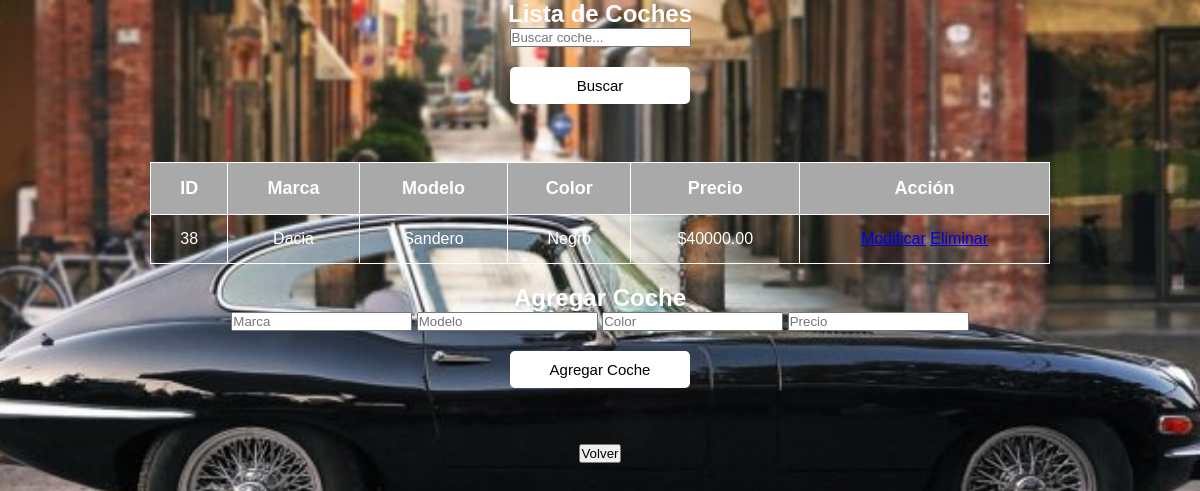
The page /admin_coches.php?buscar=Dacia (signed in) on the database its author committed.
### tables this page shows
CREATE TABLE `coches` (
  `id_coche` int(10) unsigned NOT NULL AUTO_INCREMENT,
  `modelo` varchar(50) NOT NULL,
  `marca` varchar(50) NOT NULL,
  `color` varchar(30) NOT NULL,
  `precio` decimal(10,2) NOT NULL,
  `alquilado` tinyint(1) NOT NULL DEFAULT '0',
  `foto` varchar(100) NOT NULL,
  `id_vendedor` int(11) NOT NULL,
  PRIMARY KEY (`id_coche`)
);

### admin_coches.php (the view, shortened to what this page needs)
<?php
include 'db.php';
?>
<!DOCTYPE html>
<html lang="es">
<head>
    <link rel="stylesheet" type="text/css" href="estilo.css">
</head>
<body>
    <h2>Lista de Coches</h2>
    <form method="GET">
        <input type="text" name="buscar" placeholder="Buscar coche...">
        <button type="submit">Buscar</button>
    </form><br>
    <?php
    $where = "";
    if (isset($_GET['buscar']) && !empty($_GET['buscar'])) {
        $busqueda = htmlspecialchars($_GET['buscar']);
        $where = "WHERE marca LIKE '%$busqueda%' OR modelo LIKE '%$busqueda%' OR color LIKE '%$busqueda%'";
    }
    $sql = "SELECT id_coche, marca, modelo, color, precio FROM coches $where";
    $result = mysqli_query($conexion, $sql);
    if (mysqli_num_rows($result) > 0) {
        echo "<table border='1'>
                <tr>
                    <th>ID</th>
                    <th>Marca</th>
                    <th>Modelo</th>
                    <th>Color</th>
                    <th>Precio</th>
                    <th>Acción</th>
                </tr>";
        while ($row = mysqli_fetch_assoc($result)) {
            echo "<tr>
                    <td>{$row['id_coche']}</td>
                    <td>{$row['marca']}</td>
                    <td>{$row['modelo']}</td>
                    <td>{$row['color']}</td>
                    <td>\${$row['precio']}</td>
                   <td>
                        <a href='editar_coche.php?id={$row['id_coche']}' class='accion-boton accion-modificar'>Modificar</a>
                        <a href='borrar_coche.php?id={$row['id_coche']}' class='accion-boton accion-eliminar'>Eliminar</a>
                   </td>
                  </tr>";
        }
        echo "</table>";
    } else {
        echo "<p>No hay coches registrados.</p>";
    }
    ?>
    <h2>Agregar Coche</h2>
    <form method="POST">
        <input type="text" name="marca" placeholder="Marca" required>
        <input type="text" name="modelo" placeholder="Modelo" required>
        <input type="text" name="color" placeholder="Color" required>
        <input type="number" name="precio" placeholder="Precio" required>
        <button type="submit" name="agregar">Agregar Coche</button>
    </form>
    ?><br><br>
    <form action="index.php" method="post">
            <input type="submit" value="Volver">
        </form>
</body>
</html>

### estilo.css (style rules this page uses)
* { margin: 0; padding: 0; box-sizing: border-box; }
body { font-family: 'Poppins', Arial, Helvetica, sans-serif; background-color: #D3D3D3; background-image: url('img/imagenfondo.jpg'); background-size: cover; background-repeat: no-repeat; background-position: center; background-attachment: fixed; color: white; text-align: center; }
table { margin: 20px auto; border-collapse: collapse; width: 90%; max-width: 900px; }
th, td { padding: 15px; text-align: center; border: 1px solid; }
th { background-color: #A9A9A9; color: white; font-size: 18px; }
button { font-size: 15px; padding: 10px 20px; background-color: white; color: black; border: none; border-radius: 5px; cursor: pointer; width: 15%; display: block; margin: 20px auto; }

### rows shown on the page
coches: id_coche "38", marca "Dacia", modelo "Sandero", color "Negro", precio "40000.00"
